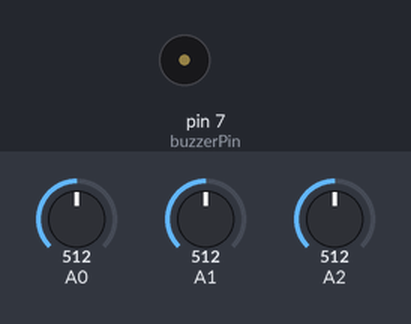
Bench run of a sketch on a simulated Arduino Uno, built with avr-gcc and run on an emulated ATmega328P. On the bench: buzzer (waves = sounding). Inputs (shaded band) come from the test bench; at power-on: A2 = 512, A0 = 512, A1 = 512.

Above: at 1.2 s.
1.3 s: A2 set to 11
2.8 s: A2 set to 8
At 3.4 s:
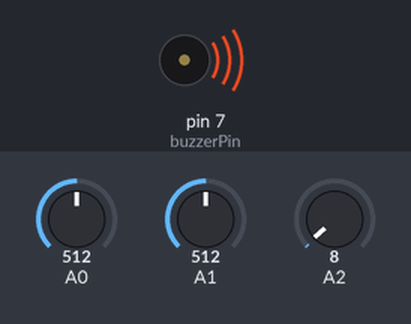
4.3 s: A2 set to 122
At 5.5 s:
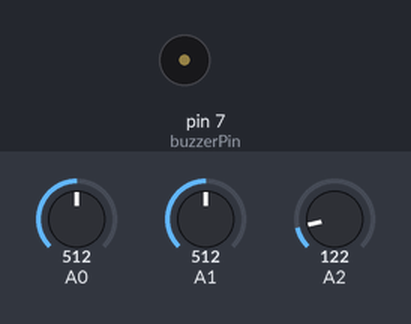
5.8 s: A2 set to 0
At 6.9 s:
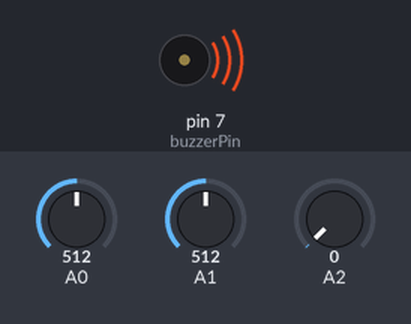
Timing chart, 0 to 8.3 s (numbered marks = the images above; inputs shaded):
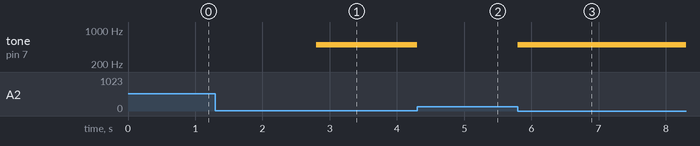

Measured:
- the behaviour switches between 10 and 9 on A2 (found by bisection; images 0 and 1)
- after the input at 1.3 s, every drawn part: stays the same
- after the input at 2.8 s, tone on pin 7 (buzzerPin): silent → 500 Hz at once
- after the input at 4.3 s, tone on pin 7 (buzzerPin): 500 Hz → silent at once
- after the input at 5.8 s, tone on pin 7 (buzzerPin): silent → 500 Hz at once

The sketch:

experiment_9.2.ino
```cpp
int buzzerPin = 7;
int threshold = 10;

void setup() {
  pinMode(buzzerPin, OUTPUT);
}
void loop() {
  int sw1 = analogRead(A0);
  int sw2 = analogRead(A1);
  int sw3 = analogRead(A2);

  // turn off if sw3 is touched
  // turn on if sw1 & sw2 are touched
  // turn off if neither condition 1 nor condition two
  if (sw3 >= threshold)
    noTone(buzzerPin);
  else if (sw1 >= threshold && sw2 >= threshold)
    tone(buzzerPin, 500);
  else
    noTone(buzzerPin);
}
```
